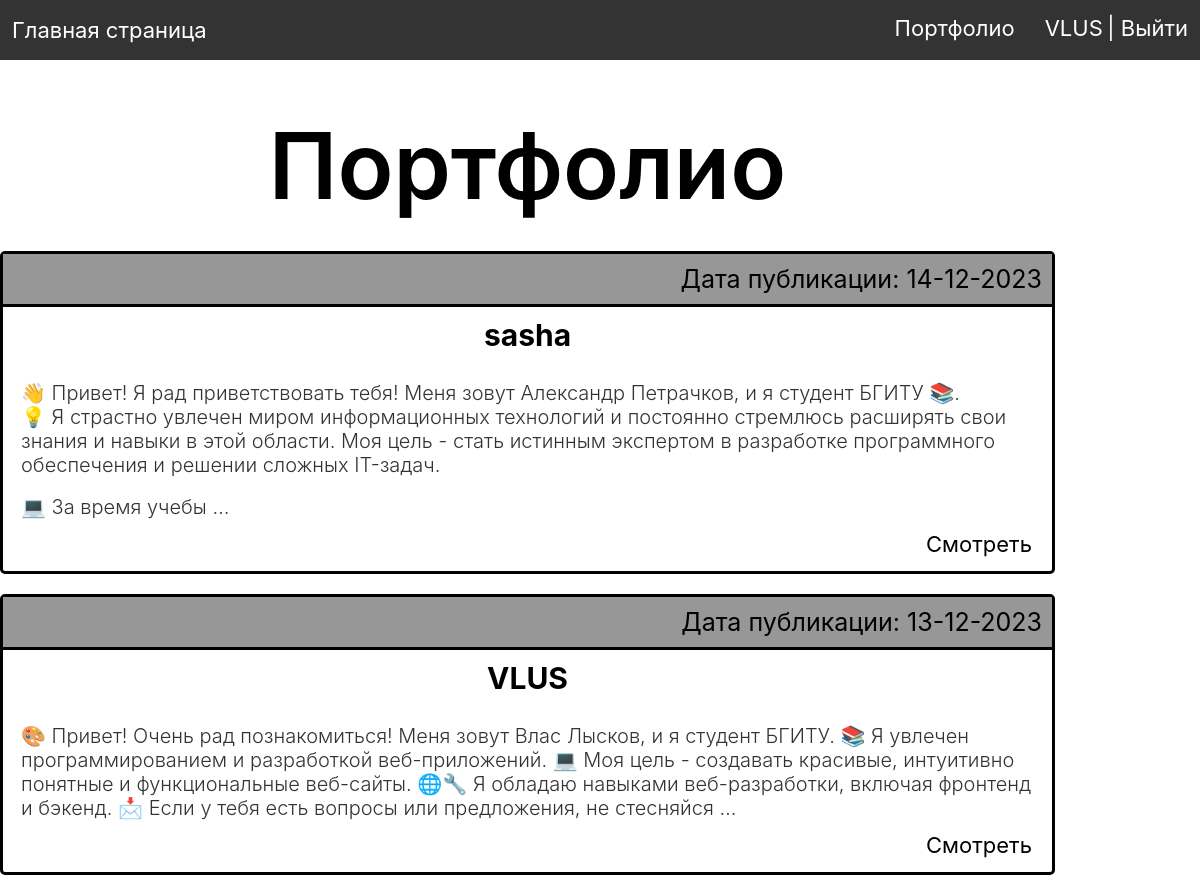
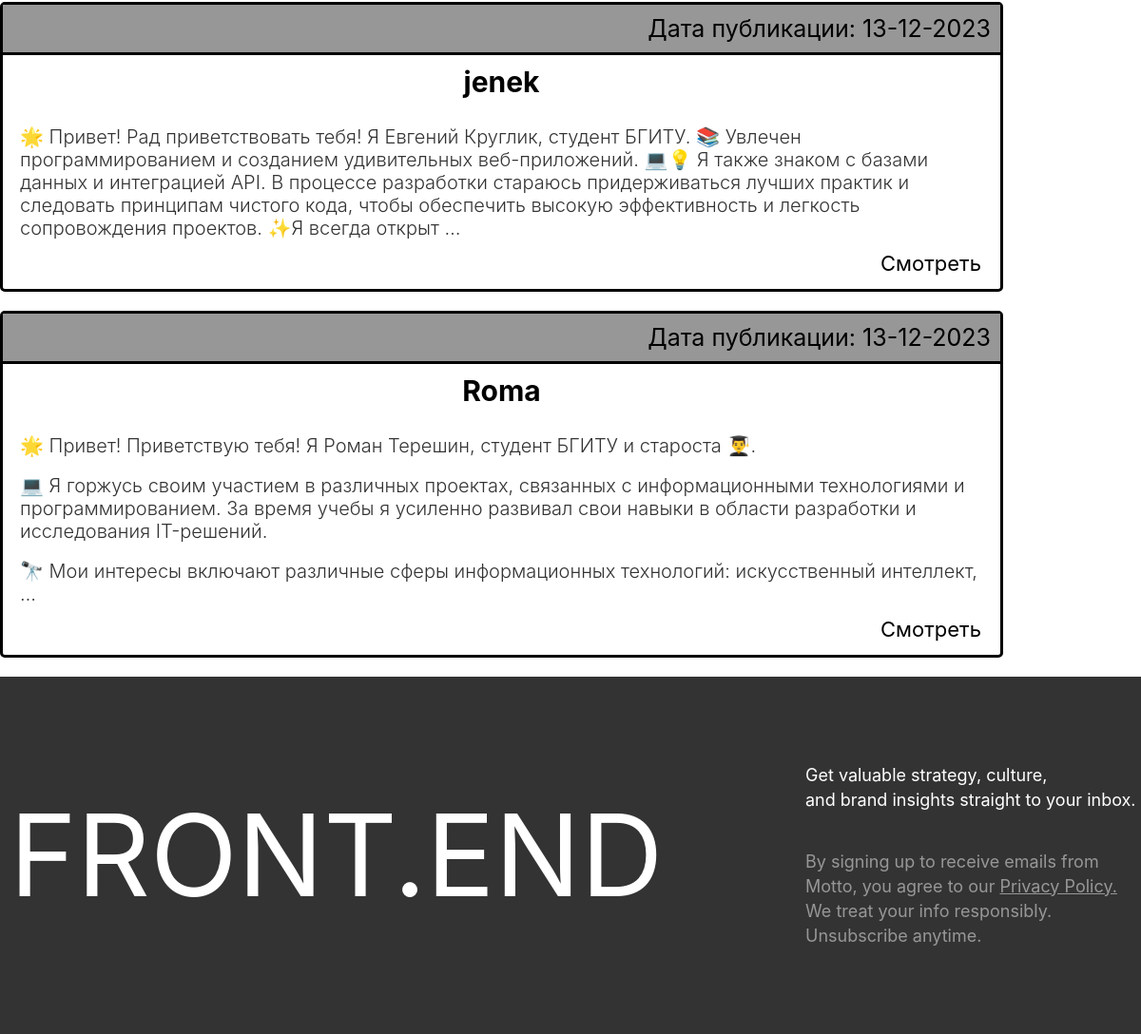
/portfolio/ (signed in), run on the app's committed database (2 pictures, top to bottom).
### people/models.py (models this page shows, shortened)
class Portfolio(models.Model):
    user = models.OneToOneField(User, on_delete=models.CASCADE)
    slug = models.SlugField(max_length=255, unique=True, db_index=True, verbose_name="URL")
    creation_date = models.DateField(auto_now_add=True)
    update_date = models.DateField(auto_now=True)
    description = models.TextField(max_length=765)
    skills = models.CharField(max_length=255)
    photo_1 = models.ImageField(upload_to='portfolio/%Y/%m/%d/', blank=True, null=True)
    link_1 = models.URLField(blank=True)
    photo_2 = models.ImageField(upload_to='portfolio/%Y/%m/%d/', blank=True, null=True)
    link_2 = models.URLField(blank=True)
    photo_3 = models.ImageField(upload_to='portfolio/%Y/%m/%d/', blank=True, null=True)
    link_3 = models.URLField(blank=True)
    photo_4 = models.ImageField(upload_to='portfolio/%Y/%m/%d/', blank=True, null=True)
    link_4 = models.URLField(blank=True)
    photo_5 = models.ImageField(upload_to='portfolio/%Y/%m/%d/', blank=True, null=True)
    link_5 = models.URLField(blank=True)
    photo_6 = models.ImageField(upload_to='portfolio/%Y/%m/%d/', blank=True, null=True)
    link_6 = models.URLField(blank=True)
    photo_7 = models.ImageField(upload_to='portfolio/%Y/%m/%d/', blank=True, null=True)
    link_7 = models.URLField(blank=True)
    photo_8 = models.ImageField(upload_to='portfolio/%Y/%m/%d/', blank=True, null=True)
    link_8 = models.URLField(blank=True)
    def get_absolute_url(self):
        return reverse('portfolio_slug', kwargs={'portfolio_slug': self.slug})
    class Meta:
        verbose_name = 'Портфолио'
        verbose_name_plural = 'Портфолио'
        ordering = ['-creation_date', 'user']

### people/views.py (the view)
# urls.py: path('portfolio/', portfolio, name='portfolio'),
def portfolio(request):
    posts = Portfolio.objects.all()
    data = {
        'menu': menu,
        'title': 'Портфолио',
        'posts': posts
    }
    return render(request, 'people/portfolio.html', context=data)

### people/templates/people/portfolio.html (shortened to what this page needs)
{% extends 'people/base.html' %}
{% block content_css %}
{% load static %}
<link rel="stylesheet" type="text/css" href=" {% static 'people/css/portfolio.css' %}">
{% endblock %}
{% block content %}
     <div class="portfolio-container">
        <h1>{{title}}</h1>
        <ul class="list-articles">
        {% for p in posts %}
            <div class="frame">
            <li>
                <div class="article-panel">
                    <p class="last">Дата публикации: {{p.creation_date|date:"d-m-Y"}}</p>
                </div>
                    <h2>{{p.user}}</h2>
            <div class="text-description">
                {% autoescape on %}
                {{p.description|linebreaks|truncatewords:50}}
                {% endautoescape %}
            </div>
                <div class="clear">
                    <a class="look" href="{{ p.get_absolute_url }}">Смотреть</a>
                </div>
                </li>
            </div>
            <br>
        {% endfor %}
        </ul>
     </div>
{% endblock %}

### people/templates/people/base.html (shortened to what this page needs)
<!DOCTYPE html>
<html lang="ru">
<head>
    {% load static %}
    <link rel="stylesheet" type="text/css" href=" {% static 'people/css/base.css' %}">
    {% block content_css %}
    {% endblock %}
</head>
<body>
    <nav class="navbar">
        <a href="/">Главная страница</a>
        <ul class="navbar-list">
            {% for m in menu %}
            <li>
                <a href="{% url m.url_n %}"> {{m.title}}</a>
            </li>
            {% endfor %}
            {% if request.user.is_authenticated %}
                <li> <a href="{% url 'profile' %}">{{user.username}}</a> <a href="{% url 'logout' %}">| Выйти</a></li>
            {% endif %}
        </ul>
    </nav>
    <section>
        <div class="intro" id="intro">
        <div class="container">
            {% block content %}
            {% endblock %}
        </div>
        </div>
    </section>
    <footer>
        <div class="container footer-content">
            <h2 class="footer-title">FRONT.END</h2>
            <div class="footer-desc">
                <p class="footer-text-top">
                    Get valuable strategy, culture, <br>
                    and brand insights straight to your inbox.
                </p>
                <p class="footer-text-last">
                    By signing up to receive emails from Motto,
                    you agree to our <a href="{% url 'privacy' %}" class="mini-text">Privacy Policy.</a>
                    We treat your info responsibly. Unsubscribe anytime.
                </p>
            </div>
        </div>
    </footer>
</body>
</html>

### people/static/people/css/base.css (style rules this page uses)
* { padding: 0; margin: 0; }
body { background-color: white; font-family: 'Inter'; }
h1 { margin-top: 50px; margin-bottom: 30px; font-weight: 600; font-size: 92px; line-height: 111.34px; letter-spacing: 10%; }
.navbar { background-color: #333; height: 36px; display: flex; align-items: center; justify-content: space-between; padding: 12px; }
.navbar a { font-size: 22px; line-height: 14px; font-weight: 400; letter-spacing: 20%; color: white; text-decoration: none; }
.navbar-list { display: flex; }
.navbar-list li { list-style-type: none; }
.navbar-list li + li { margin-left: 30px; }
.container { width: 100%; height: 100%; max-width: 1200px; margin: 0 auto; }
footer { background-color: #333; height: 200px; padding: 88px 0px 88px 0px; margin-top: 160px; display: flex; margin: 0 auto; }
.footer-content { display: flex; justify-content: space-between; align-items: center; }
.footer-title { font-weight: 400; font-size: 120px; line-height: 124px; color: white; }
.footer-text-top { font-weight: 400; font-size: 18px; line-height: 26px; color: white; }
.footer-text-last, .mini-text { font-weight: 400; font-size: 18px; line-height: 26px; color: #979797; margin-top: 39px; }
.footer-desc { max-width: 353px; }
section { min-height: 100vh; }

### people/static/people/css/portfolio.css (style rules this page uses)
.portfolio-container { display: flex; align-items: center; justify-content: center; flex-direction: column; max-width: 1055px; }
.frame { border-radius: 5px; border-color: #333; border: 3px solid black; }
.last { font-size: 25px; font-weight: 400; padding: 10px; }
.article-panel { border-bottom: 3px solid black; display: flex; justify-content: flex-end; width: 100%; background-color: #979797; }
.list-articles { list-style-type: none; }
h2 { text-align: center; font-size: 30px; padding: 10px; }
.text-description p { font-size: 20px; font-weight: 300; margin: 18px; color: #333; }
.clear { display: flex; justify-content: flex-end; }
.look { margin-right: 20px; margin-bottom: 20px; text-decoration: none; font-size: 22px; line-height: 14px; font-weight: 400; color: black; }

### data on the page
Portfolio: creation_date "14-12-2023", user "sasha", description "👋 Привет! Я рад приветствовать тебя! Меня зовут Александр Петрачков, и я студент БГИТУ 📚. 💡 Я страстно увлечен миром информационных технологий и постоянно стремлюсь расширять свои знания и навыки в этой области. Моя цель - стать истинным экспертом в разработке программного обеспечения и решении сложных IT-задач. 💻 За время учебы …"
Portfolio: creation_date "13-12-2023", user "VLUS", description "🎨 Привет! Очень рад познакомиться! Меня зовут Влас Лысков, и я студент БГИТУ. 📚 Я увлечен программированием и разработкой веб-приложений. 💻 Моя цель - создавать красивые, интуитивно понятные и функциональные веб-сайты. 🌐🔧 Я обладаю навыками веб-разработки, включая фронтенд и бэкенд. 📩 Если у тебя есть вопросы или предложения, не стесняйся …"
Portfolio: creation_date "13-12-2023", user "jenek", description "🌟 Привет! Рад приветствовать тебя! Я Евгений Круглик, студент БГИТУ. 📚 Увлечен программированием и созданием удивительных веб-приложений. 💻💡 Я также знаком с базами данных и интеграцией API. В процессе разработки стараюсь придерживаться лучших практик и следовать принципам чистого кода, чтобы обеспечить высокую эффективность и легкость сопровождения проектов. ✨Я всегда открыт …"
Portfolio: creation_date "13-12-2023", user "Roma", description "🌟 Привет! Приветствую тебя! Я Роман Терешин, студент БГИТУ и староста 👨‍🎓. 💻 Я горжусь своим участием в различных проектах, связанных с информационными технологиями и программированием. За время учебы я усиленно развивал свои навыки в области разработки и исследования IT-решений. 🔭 Мои интересы включают различные сферы информационных технологий: искусственный интеллект, …"

### other printed values
{{ m.title }} "Портфолио"
{{ user.username }} "VLUS"
{{ title }} "Портфолио"
